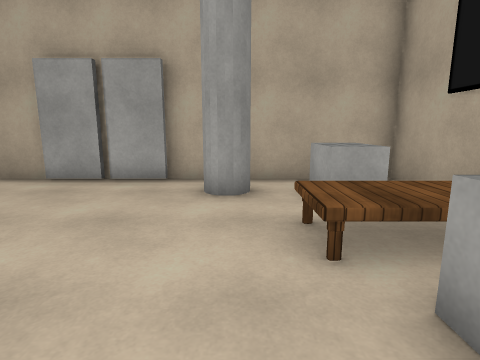
View 1 (above)

12 first-person views from a walk through a scene from a Unity 3-D project. The camera is 1.3 m above the floor, tilts 10° down and sees 80° across. The floor is counted in squares, 1 m on a side. Each view is taken from the middle of a square. On the plan, view 1 faces up. The plan holds only what a view shows up to about 13 squares ahead; the rest is blank. The player character is not drawn. Some surface patterns are stand-ins.

View 2
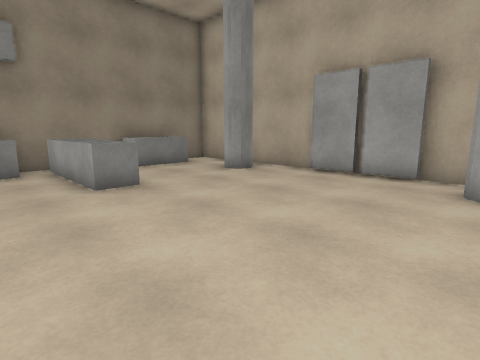

View 3
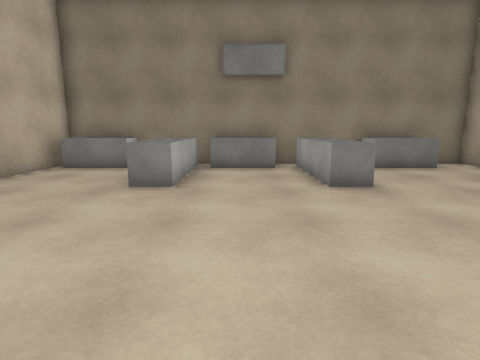

View 4
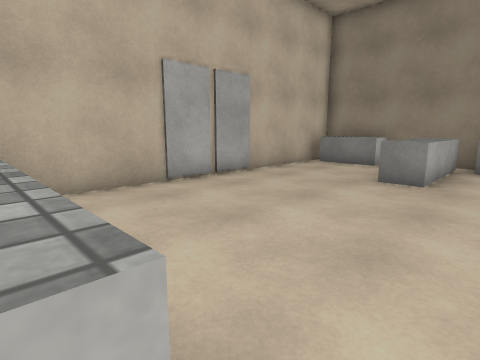

View 5
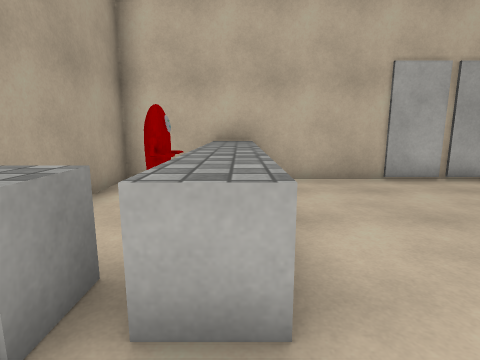

View 6
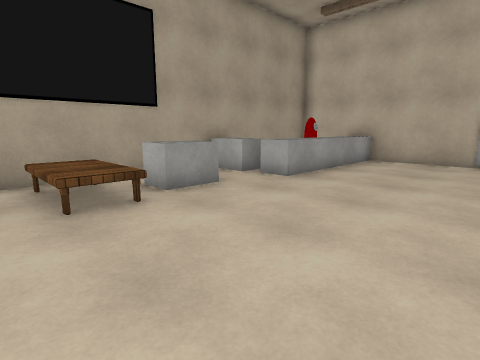

View 7
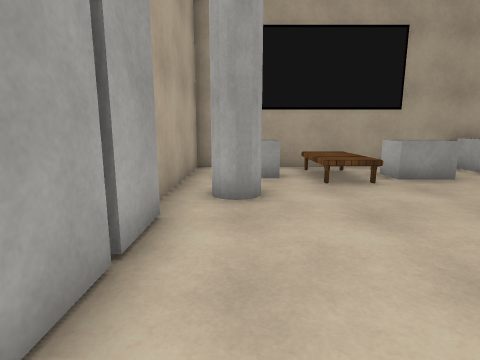

View 8
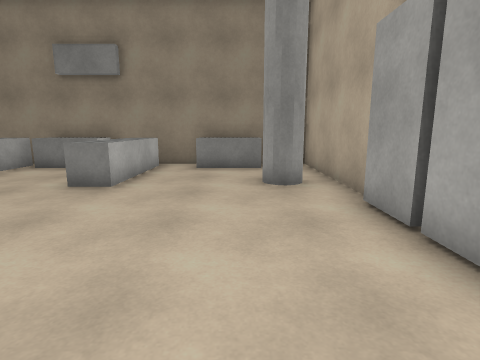

View 9
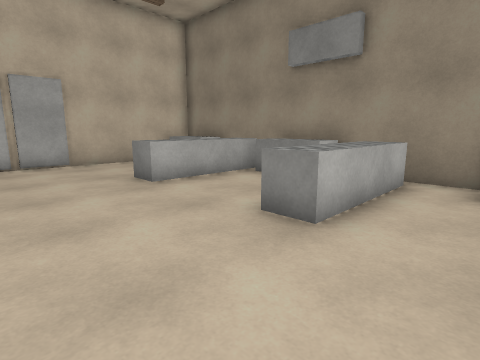

View 10
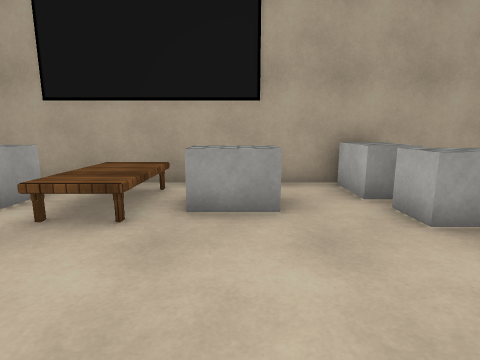

View 11
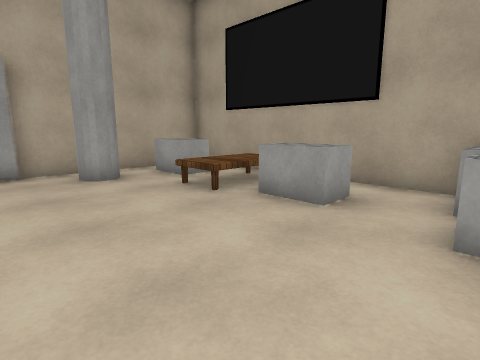

View 12
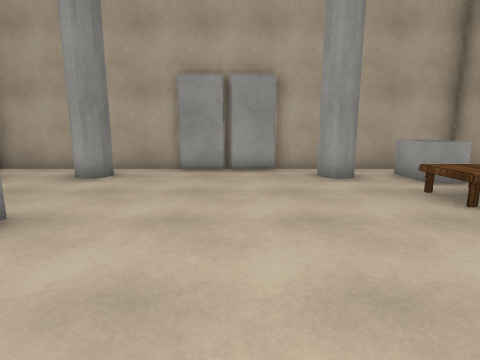

### Floor plan
Key: @ floor where view 1 was taken; # wall or solid block; . floor; ^ raised ledge; O other object.
Columns run from 11 left of view 1 to 4 right of it. Each row starts with its distance up from view 1.
  8 ################
  7 #.....####.....#
  6 #O..#......#.O.#
  5 #O...........O.#
  4 #O..........OOO#
  3 #...........OOO#
  2 #^^^^........O.#
  1 #^^^^........O.#
  0 #O.........@.O.#
 -1 #O............O#
 -2 #O..........^OO#
 -3 #^^^^.......^..#
 -4 #...........^..#
 -5 #O..........^..#
 -6 #O..........^###
 -7 #O..........^##
 -8 ##############

Where each view was taken, in squares from view 1:
view 1: 0 up, 0 right, facing up
view 2: 1 down, 0 right, facing up-left
view 3: 1 down, 0 right, facing left
view 4: 1 down, 1 right, facing down-left
view 5: 0 up, 1 right, facing down
view 6: 5 up, 4 left, facing down-right
view 7: 6 up, 6 left, facing right
view 8: 5 up, 0 right, facing left
view 9: 4 up, 3 left, facing down-left
view 10: 1 up, 3 left, facing right
view 11: 2 down, 3 left, facing up-right
view 12: 2 down, 3 left, facing up
